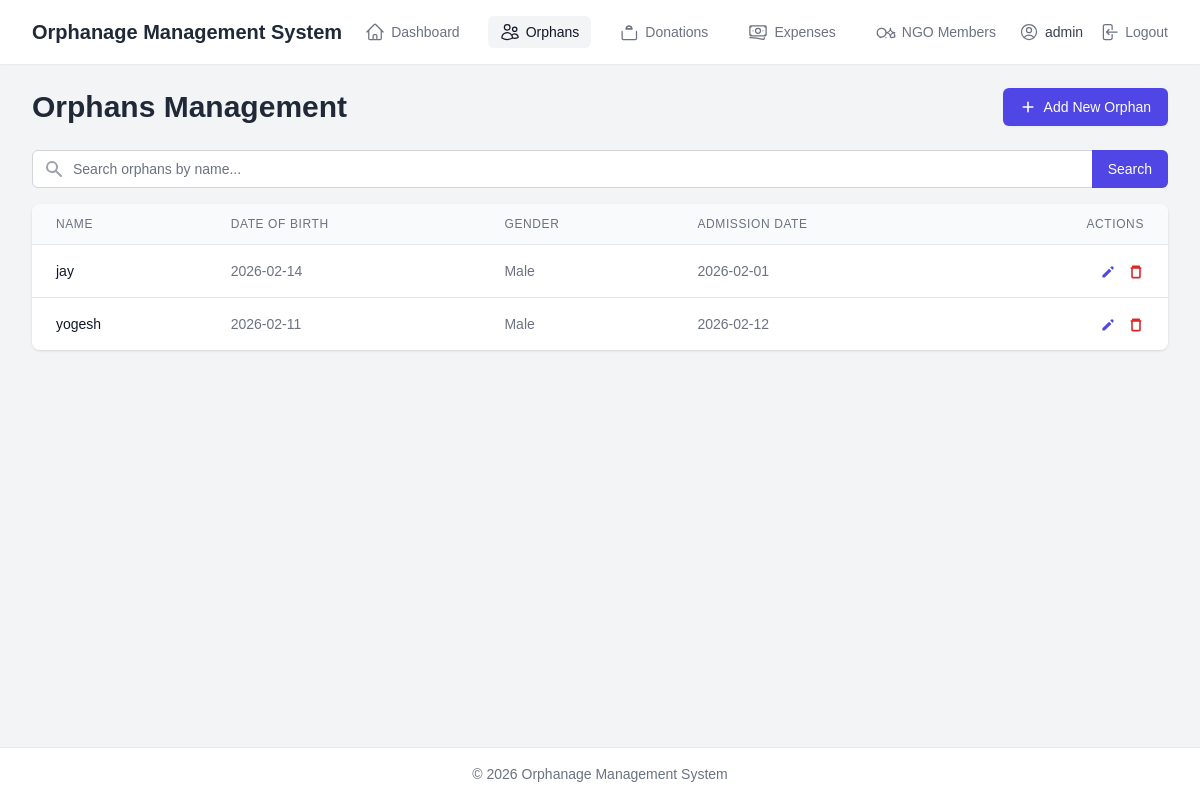
The page /orphans (signed in) on the database its author committed.
### app/models.py (models this page shows, shortened)
class Admin(UserMixin, db.Model):
    id = db.Column(db.Integer, primary_key=True)
    username = db.Column(db.String(64), index=True, unique=True, nullable=False)
    password_hash = db.Column(db.String(256), nullable=False) # Increased length for hash

class Orphan(db.Model):
    id = db.Column(db.Integer, primary_key=True)
    name = db.Column(db.String(100), nullable=False)
    date_of_birth = db.Column(db.Date, nullable=False)
    admission_date = db.Column(db.Date, nullable=False, default=datetime.utcnow)
    gender = db.Column(db.String(10), nullable=False) # e.g., 'Male', 'Female', 'Other'
    guardian_info = db.Column(db.String(200), nullable=True)
    notes = db.Column(db.Text, nullable=True)
    created_at = db.Column(db.DateTime, default=datetime.utcnow)

### app/routes.py (the view)
@bp.route('/orphans')
@login_required
def list_orphans():
    page = request.args.get('page', 1, type=int)
    search_term = request.args.get('search', '')
    query = Orphan.query
    if search_term:
        query = query.filter(Orphan.name.ilike(f'%{search_term}%'))
    sort_by = request.args.get('sort_by', 'name')
    sort_order = request.args.get('sort_order', 'asc')
    allowed_sort_columns = ['id', 'name', 'date_of_birth', 'admission_date', 'gender', 'created_at']
    if sort_by not in allowed_sort_columns:
        sort_by = 'name' # Default to a safe column
    sort_column = getattr(Orphan, sort_by, Orphan.name) # Default to name
    if sort_order == 'desc':
        query = query.order_by(desc(sort_column))
    else:
        query = query.order_by(sort_column)
    orphans = query.paginate(page=page, per_page=10, error_out=False)
    form = FlaskForm() # Pass form for CSRF token in delete buttons
    return render_template(
        'orphans/list.html',
        title='Orphans',
        orphans=orphans,
        search_term=search_term,
        form=form # Pass the form
    )

### app/models.py (called while the page is built)
@login_manager.user_loader
def load_user(user_id):
    return Admin.query.get(int(user_id))

### app/routes.py (called while the page is built)
@bp.app_context_processor
def inject_utility_processor():
    return dict(
        format_currency=format_currency,
        now=datetime.utcnow  # Use utcnow for consistency
    )

### app/templates/Orphans/list.html (shortened to what this page needs)
{% extends "base.html" %}
{% block content %}
<div class="flex justify-between items-center mb-6">
    <h1 class="text-3xl font-bold text-gray-800">Orphans Management</h1>
    <a href="{{ url_for('main.add_orphan') }}" class="inline-flex items-center px-4 py-2 border border-transparent text-sm font-medium rounded-md shadow-sm text-white bg-indigo-600 hover:bg-indigo-700 focus:outline-none focus:ring-2 focus:ring-offset-2 focus:ring-indigo-500">
         <svg class="h-4 w-4 mr-2" xmlns="http://www.w3.org/2000/svg" viewBox="0 0 20 20" fill="currentColor"> <path fill-rule="evenodd" d="M10 3a1 1 0 011 1v5h5a1 1 0 110 2h-5v5a1 1 0 11-2 0v-5H4a1 1 0 110-2h5V4a1 1 0 011-1z" clip-rule="evenodd" /> </svg>
        Add New Orphan
    </a>
</div>
<div class="mb-4">
    <form method="GET" action="{{ url_for('main.list_orphans') }}">
        <div class="relative">
            <input type="search" name="search" placeholder="Search orphans by name..." value="{{ search_term or '' }}"
                   class="block w-full pl-10 pr-3 py-2 border border-gray-300 rounded-md leading-5 bg-white placeholder-gray-500 focus:outline-none focus:placeholder-gray-400 focus:ring-1 focus:ring-indigo-500 focus:border-indigo-500 sm:text-sm">
            <div class="absolute inset-y-0 left-0 pl-3 flex items-center pointer-events-none">
            </div>
            <button type="submit" class="absolute inset-y-0 right-0 px-4 py-2 bg-indigo-600 text-white text-sm font-medium rounded-r-md hover:bg-indigo-700 focus:outline-none focus:ring-2 focus:ring-offset-2 focus:ring-indigo-500">
                Search
            </button>
        </div>
    </form>
</div>
<div class="bg-white shadow overflow-hidden sm:rounded-lg">
    <div class="overflow-x-auto">
        <table class="min-w-full divide-y divide-gray-200">
            <thead class="bg-gray-50">
                <tr>
                    <th scope="col" class="px-6 py-3 text-left text-xs font-medium text-gray-500 uppercase tracking-wider">Name</th>
                    <th scope="col" class="px-6 py-3 text-left text-xs font-medium text-gray-500 uppercase tracking-wider">Date of Birth</th>
                    <th scope="col" class="px-6 py-3 text-left text-xs font-medium text-gray-500 uppercase tracking-wider">Gender</th>
                    <th scope="col" class="px-6 py-3 text-left text-xs font-medium text-gray-500 uppercase tracking-wider">Admission Date</th>
                    <th scope="col" class="px-6 py-3 text-right text-xs font-medium text-gray-500 uppercase tracking-wider">Actions</th>
                </tr>
            </thead>
            <tbody class="bg-white divide-y divide-gray-200">
                {% if orphans and orphans.items %}
                    {% for orphan in orphans.items %}
                    <tr>
                        <td class="px-6 py-4 whitespace-nowrap text-sm font-medium text-gray-900">{{ orphan.name }}</td>
                        <td class="px-6 py-4 whitespace-nowrap text-sm text-gray-500">{{ orphan.date_of_birth.strftime('%Y-%m-%d') if orphan.date_of_birth else 'N/A' }}</td>
                        <td class="px-6 py-4 whitespace-nowrap text-sm text-gray-500">{{ orphan.gender }}</td>
                        <td class="px-6 py-4 whitespace-nowrap text-sm text-gray-500">{{ orphan.admission_date.strftime('%Y-%m-%d') if orphan.admission_date else 'N/A' }}</td>
                        <td class="px-6 py-4 whitespace-nowrap text-right text-sm font-medium space-x-2">
                            <a href="{{ url_for('main.edit_orphan', id=orphan.id) }}" class="text-indigo-600 hover:text-indigo-900" title="Edit">
                                <svg class="inline h-4 w-4" xmlns="http://www.w3.org/2000/svg" viewBox="0 0 20 20" fill="currentColor"> <path d="M13.586 3.586a2 2 0 112.828 2.828l-.793.793-2.828-2.828.793-.793zM11.379 5.793L3 14.172V17h2.828l8.38-8.379-2.83-2.828z" /> </svg>
                            </a>
                            <form action="{{ url_for('main.delete_orphan', id=orphan.id) }}" method="POST" class="inline confirm-delete">
                                <button type="submit" class="text-red-600 hover:text-red-900" title="Delete">
                                    <svg class="inline h-4 w-4" xmlns="http://www.w3.org/2000/svg" viewBox="0 0 20 20" fill="currentColor"> <path fill-rule="evenodd" d="M6 2a1 1 0 00-1 1v1H4a1 1 0 000 2v10a2 2 0 002 2h8a2 2 0 002-2V6a1 1 0 100-2h-1V3a1 1 0 00-1-1H6zm8 4H6v10h8V6z" clip-rule="evenodd" /> </svg>
                                </button>
                            </form>
                        </td>
                    </tr>
                    {% endfor %}
                {% else %}
                 <tr>
                    <td colspan="5" class="px-6 py-4 text-center text-sm text-gray-500">No orphans found.</td>
                </tr>
                {% endif %}
            </tbody>
        </table>
    </div>
</div>
{% endblock %}

### app/templates/base.html (shortened to what this page needs)
<!DOCTYPE html>
<html lang="en">
<head>
    <script src="https://cdn.tailwindcss.com?plugins=forms"></script>
</head>
<body class="bg-gray-100 flex flex-col min-h-screen">
    {% block navbar %}
    {% if current_user.is_authenticated %}
    <nav class="bg-white shadow-sm">
        <div class="max-w-7xl mx-auto px-4 sm:px-6 lg:px-8">
            <div class="flex justify-between items-center h-16">
                <div class="flex-shrink-0 flex items-center">
                    <span class="text-xl font-bold text-gray-800">Orphanage Management System</span>
                </div>
                <div class="flex items-center space-x-2 sm:space-x-4">
                    <a href="{{ url_for('main.dashboard') }}"
                       class="flex items-center px-3 py-1.5 rounded-md text-sm font-medium
                              {% if request.endpoint == 'main.dashboard' %}
                                  bg-gray-100 text-gray-900
                              {% else %}
                                  text-gray-500 hover:bg-gray-50 hover:text-gray-700
                              {% endif %}">
                        Dashboard
                    </a>
                    <a href="{{ url_for('main.list_orphans') }}"
                       class="flex items-center px-3 py-1.5 rounded-md text-sm font-medium
                              {% if request.endpoint == 'main.list_orphans' or request.endpoint == 'main.add_orphan' or request.endpoint == 'main.edit_orphan' %}
                                   bg-gray-100 text-gray-900
                              {% else %}
                                   text-gray-500 hover:bg-gray-50 hover:text-gray-700
                              {% endif %}">
                        Orphans
                    </a>
                     <a href="{{ url_for('main.list_donations') }}"
                        class="flex items-center px-3 py-1.5 rounded-md text-sm font-medium
                               {% if request.endpoint == 'main.list_donations' or request.endpoint == 'main.add_donation' or request.endpoint == 'main.edit_donation' %}
                                   bg-gray-100 text-gray-900
                               {% else %}
                                   text-gray-500 hover:bg-gray-50 hover:text-gray-700
                               {% endif %}">
                         Donations
                     </a>
                     <a href="{{ url_for('main.list_expenses') }}"
                        class="flex items-center px-3 py-1.5 rounded-md text-sm font-medium
                               {% if request.endpoint == 'main.list_expenses' or request.endpoint == 'main.add_expense' or request.endpoint == 'main.edit_expense' %}
                                   bg-gray-100 text-gray-900
                               {% else %}
                                   text-gray-500 hover:bg-gray-50 hover:text-gray-700
                               {% endif %}">
                         Expenses
                     </a>
                     <a href="{{ url_for('main.list_members') }}"
                        class="flex items-center px-3 py-1.5 rounded-md text-sm font-medium
                               {% if request.endpoint == 'main.list_members' or request.endpoint == 'main.add_member' or request.endpoint == 'main.edit_member' %}
                                   bg-gray-100 text-gray-900
                               {% else %}
                                   text-gray-500 hover:bg-gray-50 hover:text-gray-700
                               {% endif %}">
                         NGO Members
                     </a>
                </div>
                <div class="flex items-center space-x-4">
                     <span class="flex items-center text-sm text-gray-700">
                         {{ current_user.username }}
                     </span>
                     <a href="{{ url_for('main.logout') }}" class="flex items-center text-sm text-gray-500 hover:text-gray-700">
                         Logout
                     </a>
                </div>
            </div>
        </div>
    </nav>
    {% endif %}
    {% endblock navbar %}
    <main class="flex-grow">
         {% block main_content_override %}
            <div class="max-w-7xl mx-auto py-6 sm:px-6 lg:px-8">
                 {% block content %}{% endblock %}
             </div>
         {% endblock main_content_override %}
    </main>
    {% block footer %}
    <footer class="text-center text-sm text-gray-500 py-4 mt-auto border-t bg-white">
        © {{ now().year }} Orphanage Management System
    </footer>
    {% endblock footer %}
</body>
</html>

### app/templates/base.html (style rules this page uses)
body { font-family: sans-serif; }
.confirm-delete { cursor: pointer; }

### rows shown on the page
Admin: username "admin"
Orphan: name "jay", date_of_birth "2026-02-14", gender "Male", admission_date "2026-02-01"
Orphan: name "yogesh", date_of_birth "2026-02-11", gender "Male", admission_date "2026-02-12"
